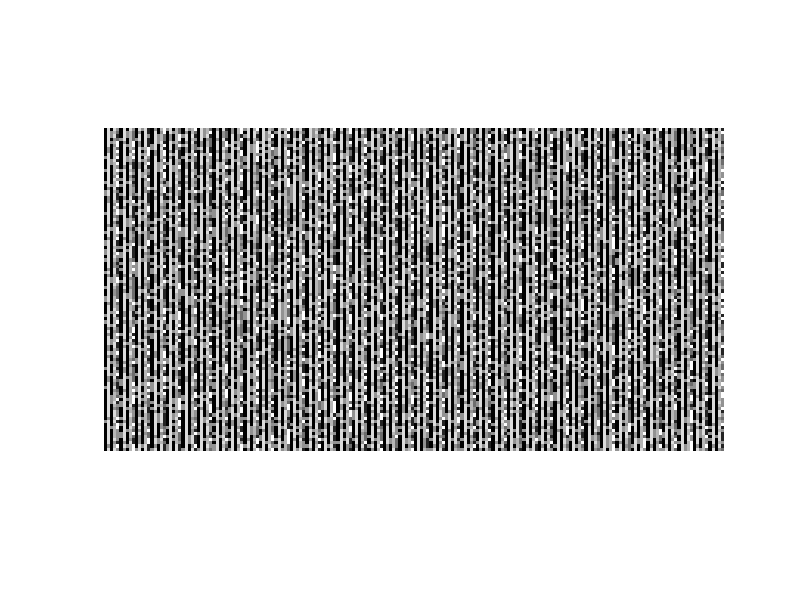

MATLAB code for this plot: (Note: this script raises an error after producing the figure.)
clc;
clear;
close all;

A = [1 7 1 7 2; 1 7 1 6 4; 1 7 1 6 8];
img_rows = 104;
img_columns = 200;
columns = [1,2,3];
B = zeros(img_rows, img_columns);

for i = 1 : 104
    for j = 1 : 5 : 201
        pick_column = randi(length(columns));
        row = A(pick_column:pick_column, :);
        position = randi(length(row));
        row(position) = 5;
        if (j ~= 201)
            B(i, j:j+4) = row;
        end
    end
end

% Arxikopioisi eikonas
I = mat2gray(B);

figure('Name', 'Random Image:');
imshow(I);
grid on

I1 = im2double(I);
T = dctmtx(8); % dct matrix
%Performing DCT on blocks of 8 by 8
dct = @(block_struct) T * block_struct.data * T';
B = blockproc(I1,[8 8],dct);
B = ceil(B); 
% A Standard Quantization Matrix
q_mtx = [16 11 10 16 24 40 51 61; 
              12 12 14 19 26 58 60 55;
              14 13 16 24 40 57 69 56; 
              14 17 22 29 51 87 80 62;
              18 22 37 56 68 109 103 77;
              24 35 55 64 81 104 113 92;
              49 64 78 87 103 121 120 101;
              72 92 95 98 112 100 103 99];
   %PErforming Quantization by Dividing with q_mtx on blocks of 8 by 8
   c = @(block_struct) (block_struct.data) ./ q_mtx;        
   B2 = blockproc(B,[8 8],c);
  %    B2 = ceil(B2)
%Performing Inverse Quantization By Multiplying with q_mtx on Blocks of 8
%by 8
B3 = blockproc(B2,[8 8],@(block_struct) q_mtx .* block_struct.data);
%Performing Inverse DCT on Blocks of 8 by 8
invdct = @(block_struct) T' * block_struct.data * T;
% B3 = ceil(B3);
I2 = blockproc(B3,[8 8],invdct);
figure('Name', 'Compressed Image using DCT:'), imshow(I2)
